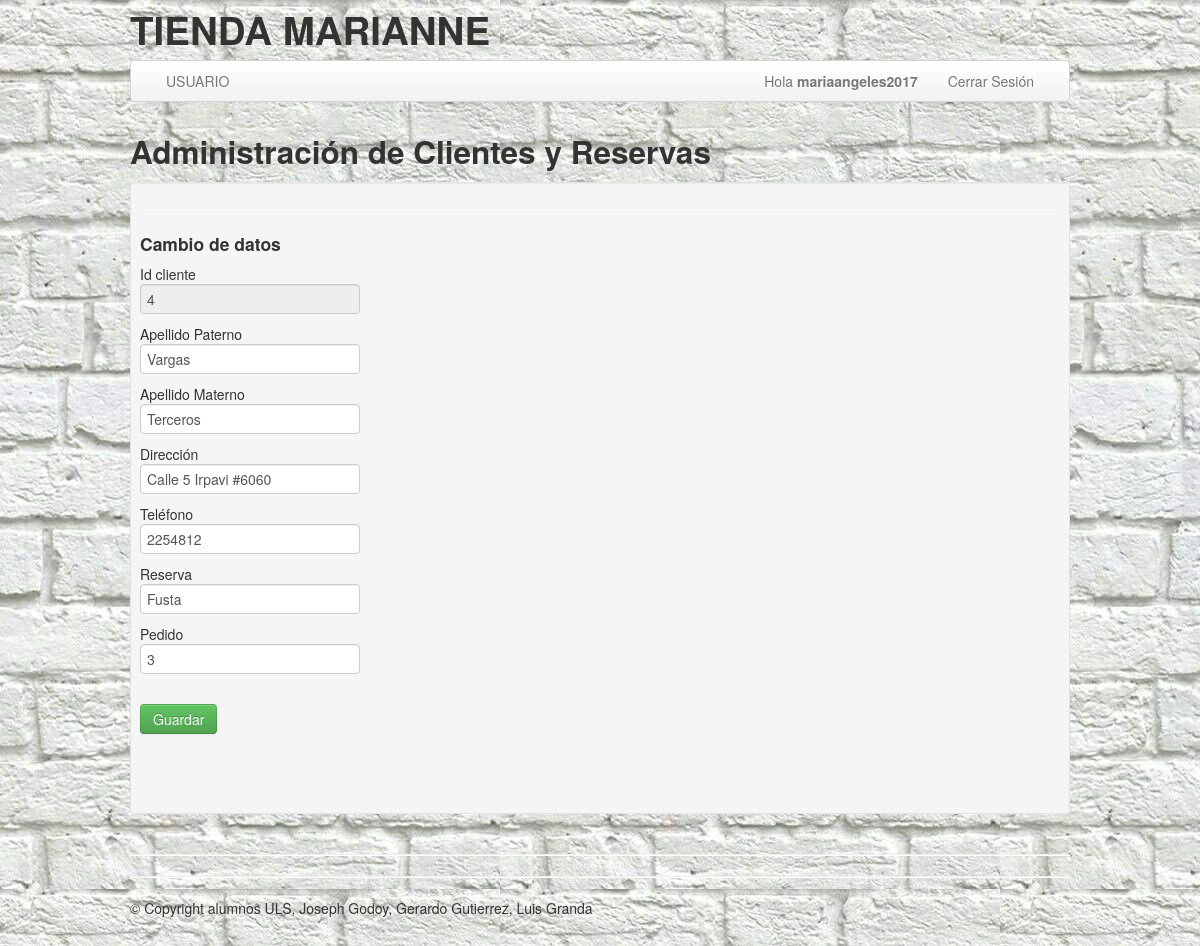
Page /actualizarcliente.php?idc=4 (signed in) on the committed database.
### tables this page shows
CREATE TABLE IF NOT EXISTS `cliente` (
  `id_cliente` int(8) NOT NULL AUTO_INCREMENT,
  `appaterno` varchar(25) DEFAULT NULL,
  `apmaterno` varchar(25) DEFAULT NULL,
  `direccionc` varchar(50) DEFAULT NULL,
  `telefonoc` varchar(10) DEFAULT NULL,
  `reservan` varchar(95) DEFAULT NULL,
  `pedido` int(3) DEFAULT NULL,
  PRIMARY KEY (`id_cliente`)
);

### actualizarcliente.php (the view, shortened to what this page needs)
<!DOCTYPE html>
<html lang="en">
  <head>
    <link href="bootstrap/css/bootstrap.min.css" rel="stylesheet"/>
  </head>
<body data-offset="40" background="images/fondo3.jpg" style="background-attachment: fixed">
<div class="container">
<header class="header">
<div class="row">
	<?php
	include("include/cabecera.php");
	?>
</div>
</header>
<div class="navbar">
  <div class="navbar-inner">
	<div class="container">
	  <div class="nav-collapse">
		<ul class="nav">
			<li class=""><a href="admin.php">USUARIO</a></li>
		</ul>
		<ul class="nav pull-right">
		<li><a href="">Hola <strong><?php echo $_SESSION['usuario'];?></strong> </a></li>
			  <li><a href="desconectar.php"> Cerrar Sesión </a></li>
		</ul>
	  </div>
	</div>
  </div>
</div>
<div class="row">
	<div class="span12">
		<div class="caption">
		<h2> Administración de Clientes y Reservas</h2>
		<div class="well well-small">
		<hr class="soft"/>
		<h4>Cambio de datos </h4>
		<div class="row-fluid">
		<?php
		extract($_GET);
		require("conexion_bd.php");
		$sql="SELECT * FROM cliente WHERE id_cliente=$idc";
		$ressql=mysqli_query($mysqli,$sql);
		while ($row=mysqli_fetch_row ($ressql)){
		    	$idc=$row[0];
		    	$appaterno=$row[1];
		    	$apmaterno=$row[2];
		    	$direccionc=$row[3];
		    	$telefonoc=$row[4];
		    	$reservan=$row[5];
		    	$pedido=$row[6];
		    }
		?>
		<form action="ejecutaactualizar2.php" method="post">
				Id cliente<br><input type="text" name="idc" value= "<?php echo $idc ?>" readonly="readonly"><br>
				Apellido Paterno<br> <input type="text" name="appat" value="<?php echo $appaterno ?>"><br>
				Apellido Materno<br> <input type="text" name="apmat" value="<?php echo $apmaterno ?>"><br>
				Dirección <br> <input type="text" name="direc" value="<?php echo $direccionc ?>"><br>
				Teléfono<br> <input type="text" name="tel" value="<?php echo $telefonoc ?>"><br>
				Reserva<br> <input type="text" name="reservan" value="<?php echo $reservan ?>"><br>
				Pedido<br> <input type="text" name="pedido" value="<?php echo $pedido ?>"><br>
				<br>
				<input type="submit" value="Guardar" class="btn btn-success btn-primary">
			</form>
		<div class="span8">
		</div>
		</div>
		<br/>
		</div>
</div>
	</div>
</div>
<hr class="soften"/>
<footer class="footer">
<hr class="soften"/>
<p>&copy; Copyright  alumnos ULS, Joseph Godoy, Gerardo Gutierrez,  Luis Granda<br/><br/></p>
 </footer>
</div>
  </body>
</html>

### rows in the picture
cliente: idc "4", appat "Vargas", apmat "Terceros", direc "Calle 5 Irpavi #6060", tel "2254812", reservan "Fusta", pedido "3"

### other values in the picture
$_SESSION['usuario'] "mariaangeles2017"
